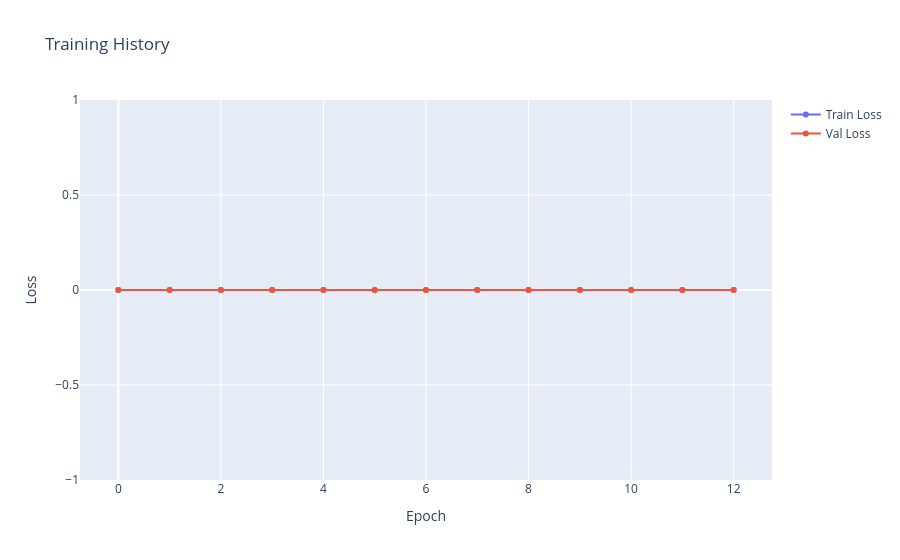

Source (notebook cell):
### Markdown cell above
## 7. Plot the Training and Validation Loss Curves

### Code cell
fig_hist = pyg.PlotHistory()
fig_hist.show()

### Figure 1 — Plotly figure (JSON) as saved in the notebook; plotly's stock layout.template omitted (floating-point values rounded to 4 significant figures)
{"data": [{"mode": "lines+markers", "name": "Train Loss", "type": "scatter", "y": [0, 0, 0, 0, 0, 0, 0, 0, 0, 0, 0, 0, 0]}, {"mode": "lines+markers", "name": "Val Loss", "type": "scatter", "y": [0, 0, 0, 0, 0, 0, 0, 0, 0, 0, 0, 0, 0]}], "layout": {"title": {"text": "Training History"}, "xaxis": {"title": {"text": "Epoch"}}, "yaxis": {"title": {"text": "Loss"}}}}
